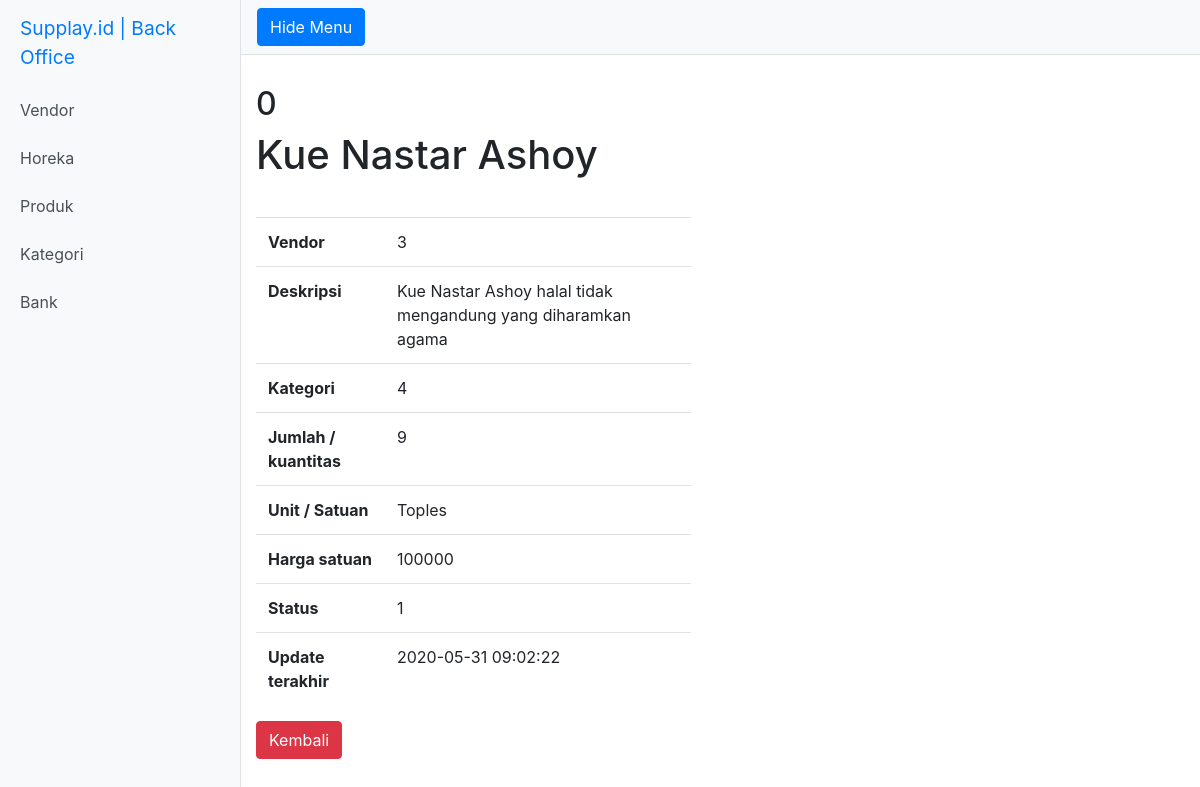
Screenshot of /index.php/product/detail/0 with the database file from the repository.
### tables this page shows
CREATE TABLE `products` (
  `product_id` int(10) NOT NULL,
  `product_name` varchar(255) NOT NULL,
  `vendor_id` int(10) NOT NULL,
  `product_desc` varchar(255) NOT NULL,
  `category_id` int(10) NOT NULL,
  `qty` int(3) NOT NULL,
  `unit` varchar(255) NOT NULL,
  `price_perunit` int(7) NOT NULL,
  `created_at` datetime NOT NULL,
  `updated_at` timestamp NOT NULL DEFAULT current_timestamp(),
  `status_id` int(1) NOT NULL
);

### application/controllers/Product.php (called while the page is built, shortened)
<?php
class product extends CI_Controller {
    public function detail($id) {
        $this->load->model('ProductModel');
        $data = array (
            'product' => $this->ProductModel->detail($id)
        );
        $this->load->view("template/header");
        $this->load->view("product/viewthis", $data);
        $this->load->view("template/footer");
    }
}
?>

### index.php (called while the page is built, shortened)
<?php
require_once BASEPATH.'core/CodeIgniter.php';

### application/models/ProductModel.php (called while the page is built, shortened)
<?php
class ProductModel extends CI_Model {
    public function detail($id) {
        $this->db->where('product_id',$id);
        return $this->db->get('products')->result();
    }
}
?>

### application/views/product/viewthis.php (the view)
<div class="container body-content">
    <?php foreach ($product as $row) {?>
        <div class="row">
            <div class="col-md-12">
            <h2><?php echo $row->product_id; ?></h2>
            </div>
            <div class="col-md-12">
            <h1><?php echo $row->product_name; ?></h1>
            </div>
        </div>
        <div class="row warzone">
            <div class="col-md-6">
                <table class="table">
                    <tbody>
                        <tr>
                            <th>Vendor</th>
                            <td><?php echo $row->vendor_id; ?></td>
                        </tr>
                        <tr>
                            <th>Deskripsi</th>
                            <td><?php echo $row->product_desc; ?></td>
                        </tr>
                        <tr>
                            <th>Kategori</th>
                            <td><?php echo $row->category_id; ?></td>
                        </tr>
                        <tr>
                            <th>Jumlah / kuantitas</th>
                            <td><?php echo $row->qty; ?></td>
                        </tr>
                        <tr>
                            <th>Unit / Satuan</th>
                            <td><?php echo $row->unit; ?></td>
                        </tr>
                        <tr>
                            <th>Harga satuan</th>
                            <td><?php echo $row->price_perunit; ?></td>
                        </tr>
                        <tr>
                            <th>Status</th>
                            <td><?php echo $row->status_id; ?></td>
                        </tr>
                        <tr>
                            <th>Update terakhir</th>
                            <td><?php echo $row->updated_at; ?></td>
                        </tr>
                    </tbody>
                </table>
            </div>
            <div class="col-md-6">
            </div>
            <div class="col-md-12">
                <a href="<?php echo base_url(); ?>index.php/product/" class="btn btn-danger" role="button">Kembali</a>
            </div>
        </div>
    <?php } ?>
</div>

### public/style.css (style rules this page uses)
.warzone { padding-top:30px; padding-bottom:30px; width: 100%; }
.body-content { padding-top: 30px; padding-bottom: 30px; padding-left:100px; }
body { overflow-x: hidden; }

### rows the page displays
products: product_id "0", product_name "Kue Nastar Ashoy", vendor "3", product_desc "Kue Nastar Ashoy halal tidak mengandung yang diharamkan agama", category "4", qty "9", unit "Toples", price_perunit "100000", status "1", updated_at "2020-05-31 09:02:22"
